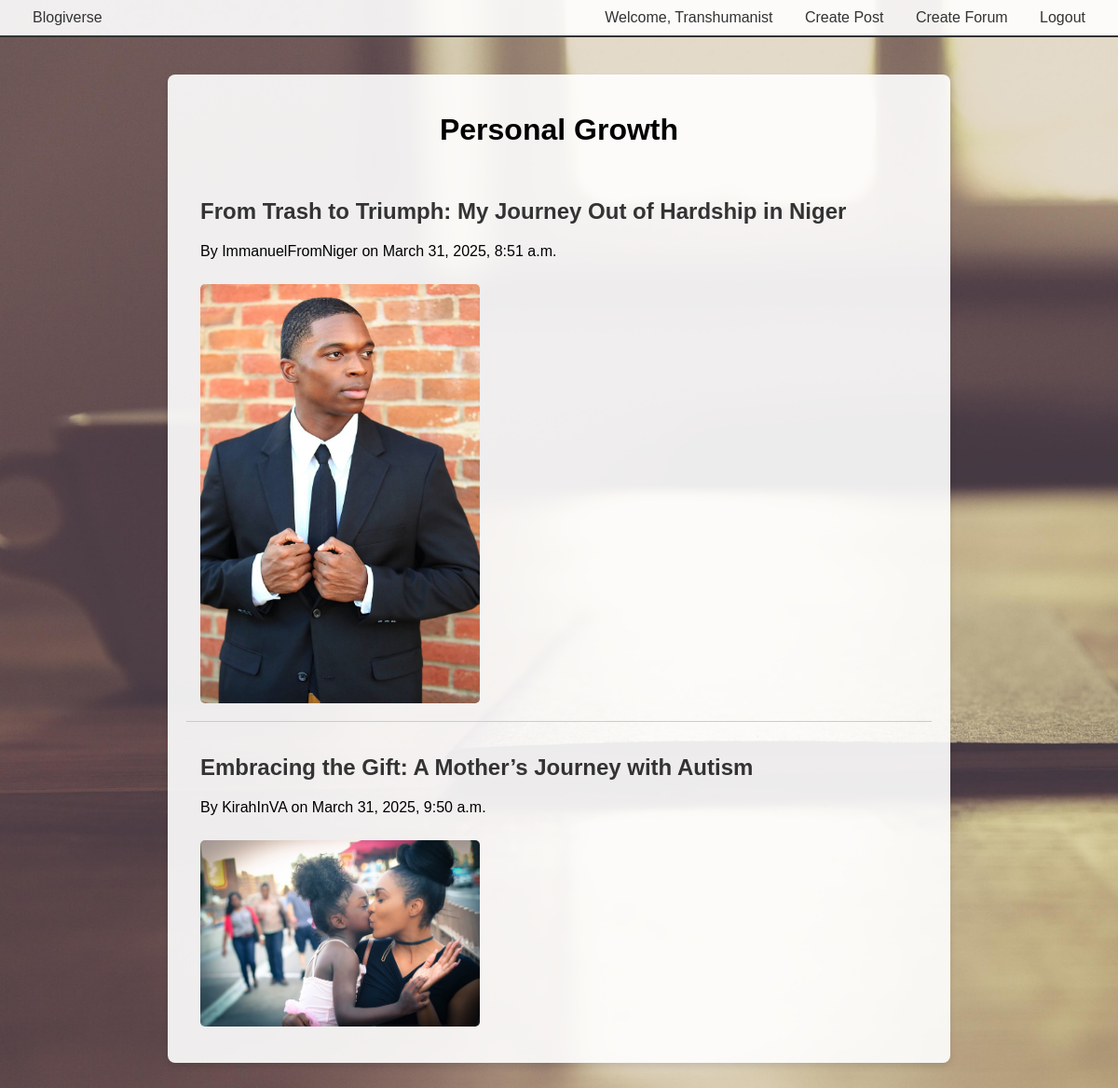
/blogs/Personal Growth/ (signed in), run on the app's committed database.
### blogs/models.py (models this page shows, shortened)
class Forum(models.Model):
    name = models.CharField(max_length=100, unique=True)
    description = models.TextField(blank=True)
    created_at = models.DateTimeField(auto_now_add=True)

class BlogPost(models.Model):
    title = models.CharField(max_length=200)
    content = models.TextField()
    author = models.ForeignKey(User, on_delete=models.CASCADE)
    forum = models.ForeignKey(Forum, on_delete=models.CASCADE, default=1)
    created_at = models.DateTimeField(auto_now_add=True)
    photo = models.ImageField(upload_to='blog_photos/', blank=True, null=True)
    likes = models.ManyToManyField(User, related_name='liked_posts', blank=True)

### blogs/views.py (the view)
# urls.py: path('blogs/<str:forum_name>/', views.topic_list, name='topic_list'),  # Moved down
def topic_list(request, forum_name):
    forum = get_object_or_404(Forum, name=forum_name)
    posts = BlogPost.objects.filter(forum=forum)
    return render(request, 'blogs/topic_list.html', {'forum': forum, 'posts': posts})

### templates/blogs/topic_list.html (shortened to what this page needs)
{% extends 'base.html' %}
{% block content %}
    <div class="topic-container">
        <h1>{{ forum.name }}</h1>
        {% for post in posts %}
            <div class="post-item">
                <h2><a href="{% url 'blog_detail' post_id=post.id %}">{{ post.title }}</a></h2>
                <p>By {{ post.author }} on {{ post.created_at }}</p>
                {% if post.photo %}
                    <img src="{{ post.photo.url }}" alt="{{ post.title }}">
                {% endif %}
            </div>
        {% endfor %}
    </div>
{% endblock %}

### templates/base.html (shortened to what this page needs)
<!DOCTYPE html>
<html lang="en">
<head>
</head>
<body>
    <div class="navbar">
        <a href="{% url 'home' %}">Blogiverse</a>
        <div>
            {% if user.is_authenticated %}
                <a href="#">Welcome, {{ user.username }}</a>
                <a href="{% url 'create_post' %}">Create Post</a>
                {% if user.is_staff %}
                    <a href="{% url 'create_forum' %}">Create Forum</a>
                {% endif %}
                <a href="{% url 'account_logout' %}">Logout</a>
            {% else %}
                <a href="{% url 'account_login' %}">Login</a>
                <a href="{% url 'account_signup' %}">Sign Up</a>
            {% endif %}
        </div>
    </div>
    <div class="content">
        {% block content %}{% endblock %}
    </div>
</body>
</html>

### templates/base.html (style rules this page uses)
body { font-family: Arial, sans-serif; margin: 0; background-image: url('/static/images/background.jpg'); background-size: cover; min-height: 100vh; }
.navbar { background-color: rgba(255, 255, 255, 0.9); padding: 10px 20px; border-bottom: 2px solid #333; display: flex; justify-content: space-between; align-items: center; }
.navbar a { color: #333; text-decoration: none; margin: 0 15px; }
.content { padding: 20px; }

### templates/blogs/topic_list.html (style rules this page uses)
body { background-image: url('/static/images/background.jpg'); background-size: cover; min-height: 100vh; margin: 0; }
.topic-container { max-width: 800px; margin: 20px auto; padding: 20px; background-color: rgba(255, 255, 255, 0.9); border-radius: 8px; box-shadow: 0 4px 6px rgba(0, 0, 0, 0.1); }
.topic-container h1 { text-align: center; margin-bottom: 20px; }
.post-item { padding: 15px; border-bottom: 1px solid #ccc; }
.post-item:last-child { border-bottom: none; }
.post-item a { color: #333; text-decoration: none; font-weight: bold; }
.post-item img { max-width: 300px; max-height: 450px; width: auto; height: auto; border-radius: 5px; margin-top: 10px; }

### data on the page
Forum: name "Personal Growth"
BlogPost: title "From Trash to Triumph: My Journey Out of Hardship in Niger", author "ImmanuelFromNiger", created_at "March 31, 2025, 8:51 a.m.", photo (picture)
BlogPost: title "Embracing the Gift: A Mother’s Journey with Autism", author "KirahInVA", created_at "March 31, 2025, 9:50 a.m.", photo (picture)

### other printed values
{{ user.username }} "Transhumanist"
